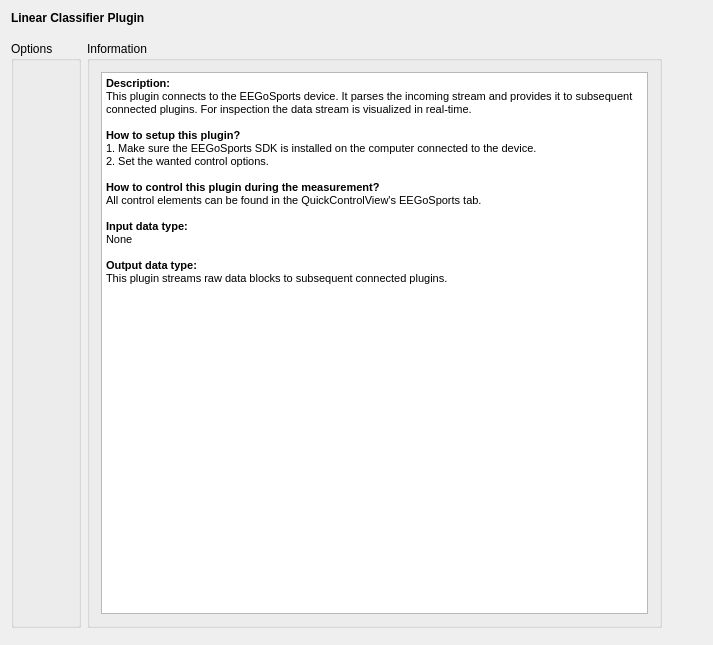
<?xml version="1.0" encoding="UTF-8"?>
<ui version="4.0">
 <class>LinearClassifierSetupWidgetClass</class>
 <widget class="QWidget" name="LinearClassifierSetupWidgetClass">
  <property name="geometry">
   <rect>
    <x>0</x>
    <y>0</y>
    <width>713</width>
    <height>645</height>
   </rect>
  </property>
  <property name="windowTitle">
   <string>TMSi EEG Connector Setup</string>
  </property>
  <layout class="QVBoxLayout" name="verticalLayout_2">
   <item>
    <widget class="QLabel" name="m_qLabel_Headline">
     <property name="font">
      <font>
       <weight>75</weight>
       <bold>true</bold>
      </font>
     </property>
     <property name="text">
      <string>Linear Classifier Plugin</string>
     </property>
    </widget>
   </item>
   <item>
    <spacer name="m_qVerticalSpacer_Headline">
     <property name="orientation">
      <enum>Qt::Vertical</enum>
     </property>
     <property name="sizeType">
      <enum>QSizePolicy::Fixed</enum>
     </property>
     <property name="sizeHint" stdset="0">
      <size>
       <width>20</width>
       <height>10</height>
      </size>
     </property>
    </spacer>
   </item>
   <item>
    <layout class="QGridLayout" name="m_qGridLayout_main" rowstretch="0,0" columnstretch="0,0,0,0,0">
     <property name="spacing">
      <number>6</number>
     </property>
     <item row="0" column="0" colspan="3">
      <widget class="QGroupBox" name="m_qGroupBox_Options">
       <property name="sizePolicy">
        <sizepolicy hsizetype="Expanding" vsizetype="Expanding">
         <horstretch>0</horstretch>
         <verstretch>0</verstretch>
        </sizepolicy>
       </property>
       <property name="minimumSize">
        <size>
         <width>0</width>
         <height>0</height>
        </size>
       </property>
       <property name="maximumSize">
        <size>
         <width>16777215</width>
         <height>50000</height>
        </size>
       </property>
       <property name="title">
        <string>Options</string>
       </property>
       <property name="flat">
        <bool>false</bool>
       </property>
      </widget>
     </item>
     <item row="0" column="4" rowspan="2">
      <spacer name="horizontalSpacer">
       <property name="orientation">
        <enum>Qt::Horizontal</enum>
       </property>
       <property name="sizeType">
        <enum>QSizePolicy::Minimum</enum>
       </property>
       <property name="sizeHint" stdset="0">
        <size>
         <width>40</width>
         <height>20</height>
        </size>
       </property>
      </spacer>
     </item>
     <item row="0" column="3">
      <widget class="QGroupBox" name="m_qGroupBox_Information">
       <property name="sizePolicy">
        <sizepolicy hsizetype="MinimumExpanding" vsizetype="MinimumExpanding">
         <horstretch>0</horstretch>
         <verstretch>0</verstretch>
        </sizepolicy>
       </property>
       <property name="maximumSize">
        <size>
         <width>16777215</width>
         <height>16777215</height>
        </size>
       </property>
       <property name="title">
        <string>Information</string>
       </property>
       <layout class="QGridLayout" name="m_qGridLayout_Information">
        <item row="0" column="0">
         <widget class="QTextBrowser" name="m_qTextBrowser_Information">
          <property name="sizePolicy">
           <sizepolicy hsizetype="Minimum" vsizetype="Minimum">
            <horstretch>0</horstretch>
            <verstretch>0</verstretch>
           </sizepolicy>
          </property>
          <property name="maximumSize">
           <size>
            <width>16777215</width>
            <height>16777215</height>
           </size>
          </property>
          <property name="html">
           <string>&lt;!DOCTYPE HTML PUBLIC &quot;-//W3C//DTD HTML 4.0//EN&quot; &quot;http://www.w3.org/TR/REC-html40/strict.dtd&quot;&gt;
&lt;html&gt;&lt;head&gt;&lt;meta name=&quot;qrichtext&quot; content=&quot;1&quot; /&gt;&lt;style type=&quot;text/css&quot;&gt;
p, li { white-space: pre-wrap; }
&lt;/style&gt;&lt;/head&gt;&lt;body style=&quot; font-family:'Ubuntu'; font-size:11pt; font-weight:400; font-style:normal;&quot;&gt;
&lt;p style=&quot; margin-top:0px; margin-bottom:0px; margin-left:0px; margin-right:0px; -qt-block-indent:0; text-indent:0px;&quot;&gt;&lt;span style=&quot; font-family:'MS Shell Dlg 2'; font-size:8.25pt; font-weight:600;&quot;&gt;Description:&lt;/span&gt;&lt;/p&gt;
&lt;p style=&quot; margin-top:0px; margin-bottom:0px; margin-left:0px; margin-right:0px; -qt-block-indent:0; text-indent:0px;&quot;&gt;&lt;span style=&quot; font-family:'MS Shell Dlg 2'; font-size:8.25pt;&quot;&gt;This plugin connects to the EEGoSports device. It parses the incoming stream and provides it to subsequent connected plugins. For inspection the data stream is visualized in real-time.&lt;/span&gt;&lt;/p&gt;
&lt;p style=&quot;-qt-paragraph-type:empty; margin-top:0px; margin-bottom:0px; margin-left:0px; margin-right:0px; -qt-block-indent:0; text-indent:0px; font-family:'MS Shell Dlg 2'; font-size:8.25pt;&quot;&gt;&lt;br /&gt;&lt;/p&gt;
&lt;p style=&quot; margin-top:0px; margin-bottom:0px; margin-left:0px; margin-right:0px; -qt-block-indent:0; text-indent:0px;&quot;&gt;&lt;span style=&quot; font-family:'MS Shell Dlg 2'; font-size:8.25pt; font-weight:600;&quot;&gt;How to setup this plugin?&lt;/span&gt;&lt;/p&gt;
&lt;p style=&quot; margin-top:0px; margin-bottom:0px; margin-left:0px; margin-right:0px; -qt-block-indent:0; text-indent:0px;&quot;&gt;&lt;span style=&quot; font-family:'MS Shell Dlg 2'; font-size:8.25pt;&quot;&gt;1. Make sure the EEGoSports SDK is installed on the computer connected to the device.&lt;/span&gt;&lt;/p&gt;
&lt;p style=&quot; margin-top:0px; margin-bottom:0px; margin-left:0px; margin-right:0px; -qt-block-indent:0; text-indent:0px;&quot;&gt;&lt;span style=&quot; font-family:'MS Shell Dlg 2'; font-size:8.25pt;&quot;&gt;2. Set the wanted control options.&lt;/span&gt;&lt;/p&gt;
&lt;p style=&quot;-qt-paragraph-type:empty; margin-top:0px; margin-bottom:0px; margin-left:0px; margin-right:0px; -qt-block-indent:0; text-indent:0px; font-family:'MS Shell Dlg 2'; font-size:8.25pt;&quot;&gt;&lt;br /&gt;&lt;/p&gt;
&lt;p style=&quot; margin-top:0px; margin-bottom:0px; margin-left:0px; margin-right:0px; -qt-block-indent:0; text-indent:0px;&quot;&gt;&lt;span style=&quot; font-family:'MS Shell Dlg 2'; font-size:8.25pt; font-weight:600;&quot;&gt;How to control this plugin during the measurement?&lt;/span&gt;&lt;/p&gt;
&lt;p style=&quot; margin-top:0px; margin-bottom:0px; margin-left:0px; margin-right:0px; -qt-block-indent:0; text-indent:0px;&quot;&gt;&lt;span style=&quot; font-family:'MS Shell Dlg 2'; font-size:8.25pt;&quot;&gt;All control elements can be found in the QuickControlView's EEGoSports tab.&lt;/span&gt;&lt;/p&gt;
&lt;p style=&quot;-qt-paragraph-type:empty; margin-top:0px; margin-bottom:0px; margin-left:0px; margin-right:0px; -qt-block-indent:0; text-indent:0px; font-family:'MS Shell Dlg 2'; font-size:8.25pt;&quot;&gt;&lt;br /&gt;&lt;/p&gt;
&lt;p style=&quot; margin-top:0px; margin-bottom:0px; margin-left:0px; margin-right:0px; -qt-block-indent:0; text-indent:0px;&quot;&gt;&lt;span style=&quot; font-family:'MS Shell Dlg 2'; font-size:8.25pt; font-weight:600;&quot;&gt;Input data type:&lt;/span&gt;&lt;/p&gt;
&lt;p style=&quot; margin-top:0px; margin-bottom:0px; margin-left:0px; margin-right:0px; -qt-block-indent:0; text-indent:0px;&quot;&gt;&lt;span style=&quot; font-family:'MS Shell Dlg 2'; font-size:8.25pt;&quot;&gt;None&lt;/span&gt;&lt;/p&gt;
&lt;p style=&quot;-qt-paragraph-type:empty; margin-top:0px; margin-bottom:0px; margin-left:0px; margin-right:0px; -qt-block-indent:0; text-indent:0px; font-family:'MS Shell Dlg 2'; font-size:8.25pt;&quot;&gt;&lt;br /&gt;&lt;/p&gt;
&lt;p style=&quot; margin-top:0px; margin-bottom:0px; margin-left:0px; margin-right:0px; -qt-block-indent:0; text-indent:0px;&quot;&gt;&lt;span style=&quot; font-family:'MS Shell Dlg 2'; font-size:8.25pt; font-weight:600;&quot;&gt;Output data type:&lt;/span&gt;&lt;/p&gt;
&lt;p style=&quot; margin-top:0px; margin-bottom:0px; margin-left:0px; margin-right:0px; -qt-block-indent:0; text-indent:0px;&quot;&gt;&lt;span style=&quot; font-family:'MS Shell Dlg 2'; font-size:8.25pt;&quot;&gt;This plugin streams raw data blocks to subsequent connected plugins.&lt;/span&gt;&lt;/p&gt;&lt;/body&gt;&lt;/html&gt;</string>
          </property>
         </widget>
        </item>
       </layout>
      </widget>
     </item>
    </layout>
   </item>
  </layout>
 </widget>
 <layoutdefault spacing="6" margin="11"/>
 <resources/>
 <connections/>
</ui>
